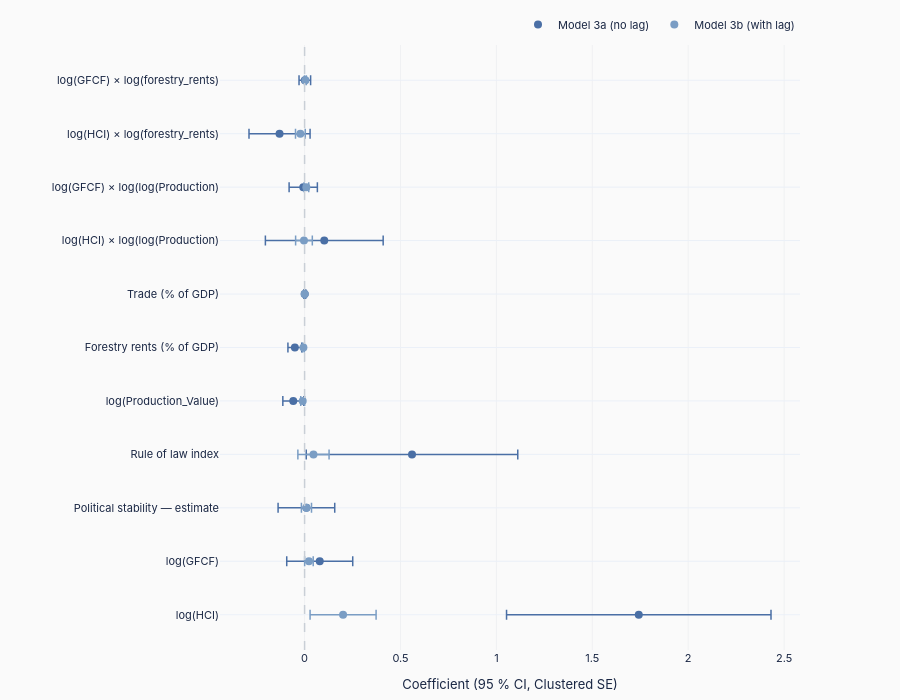

This figure's notebook cell:
### Markdown cell above
### 7a. Coefficient Comparison — Model 3a vs 3b

Horizontal dot-and-whisker plot comparing point estimates and 95 % confidence
intervals for the core variables across the two specifications. If a variable's
confidence interval crosses zero, its association with ECI is not statistically
significant at the 5 % level.

### Code cell
plot_vars = [v for v in reg3_input + INTERACT_VARS if v != 'const']

labels = [v.replace('log_', 'log(').replace('_x_', ') × log(') + (')' if 'log_' in v else '')
          for v in plot_vars]

models_to_plot = [
    (m3a,  PALETTE['blue'],      'Model 3a (no lag)'),
    (m3b,  PALETTE['light_blue'],'Model 3b (with lag)'),
]

fig = go.Figure()
for model, col, name in models_to_plot:
    coefs  = [model.params.get(v, np.nan)  for v in plot_vars]
    lowers = [model.params.get(v, np.nan) - 1.96 * model.bse.get(v, np.nan) for v in plot_vars]
    uppers = [model.params.get(v, np.nan) + 1.96 * model.bse.get(v, np.nan) for v in plot_vars]
    fig.add_trace(go.Scatter(
        y=labels, x=coefs,
        error_x=dict(
            type='data', symmetric=False,
            array=[u - c for c, u in zip(coefs, uppers)],
            arrayminus=[c - l for c, l in zip(coefs, lowers)],
            color=col, thickness=1.5, width=5,
        ),
        mode='markers',
        marker=dict(color=col, size=8, symbol='circle'),
        name=name,
    ))

fig.add_vline(x=0, line=dict(color=STYLE['zero_line_color'], width=1.5, dash='dash'))

fig.update_layout(**base_layout(
    height=STYLE['chart_height_tall'],
    margin=STYLE['margin_bar'],
    xaxis=dict(
        title=dict(text='Coefficient (95 % CI, Clustered SE)', font=dict(size=STYLE['axis_title_size'])),
        gridcolor=STYLE['grid_color'], gridwidth=STYLE['grid_width'],
        zeroline=False,
    ),
    yaxis=dict(tickfont=dict(size=STYLE['tick_size'])),
    legend=dict(font=dict(size=STYLE['legend_size']),
                orientation='h', yanchor='bottom', y=1.01, xanchor='right', x=1),
))

save_chart(fig, os.path.join(OUT, 'coef_comparison_3a_3b'), width=1100, height=700)

### Figure 1 — Plotly figure (JSON) as saved in the notebook; plotly's stock layout.template omitted (floating-point values rounded to 4 significant figures)
{"data": [{"error_x": {"array": [0.6893, 0.172, 0.1477, 0.5514, 0.05449, 0.03606, 0.004783, 0.307, 0.07366, 0.1592, 0.03021], "arrayminus": [0.6893, 0.172, 0.1477, 0.5514, 0.05449, 0.03606, 0.004783, 0.307, 0.07366, 0.1592, 0.03021], "color": "#4a6fa5", "symmetric": false, "thickness": 1.5, "type": "data", "width": 5}, "marker": {"color": "#4a6fa5", "size": 8, "symbol": "circle"}, "mode": "markers", "name": "Model 3a (no lag)", "type": "scatter", "x": [1.742, 0.07896, 0.009503, 0.56, -0.0589, -0.05076, 0.0008423, 0.1026, -0.007007, -0.1306, 0.00127], "y": ["log(HCI)", "log(GFCF)", "Political stability — estimate", "Rule of law index", "log(Production_Value)", "Forestry rents (% of GDP)", "Trade (% of GDP)", "log(HCI) × log(log(Production)", "log(GFCF) × log(log(Production)", "log(HCI) × log(forestry_rents)", "log(GFCF) × log(forestry_rents)"]}, {"error_x": {"array": [0.1721, 0.02234, 0.02627, 0.08132, 0.01024, 0.004752, 0.0007317, 0.04353, 0.01251, 0.02547, 0.00486], "arrayminus": [0.1721, 0.02234, 0.02627, 0.08132, 0.01024, 0.004752, 0.0007317, 0.04353, 0.01251, 0.02547, 0.00486], "color": "#7a9dc4", "symmetric": false, "thickness": 1.5, "type": "data", "width": 5}, "marker": {"color": "#7a9dc4", "size": 8, "symbol": "circle"}, "mode": "markers", "name": "Model 3b (with lag)", "type": "scatter", "x": [0.2007, 0.02263, 0.00979, 0.04633, -0.009825, -0.006097, 0.0001107, -0.003219, 0.009136, -0.0219, 0.004296], "y": ["log(HCI)", "log(GFCF)", "Political stability — estimate", "Rule of law index", "log(Production_Value)", "Forestry rents (% of GDP)", "Trade (% of GDP)", "log(HCI) × log(log(Production)", "log(GFCF) × log(log(Production)", "log(HCI) × log(forestry_rents)", "log(GFCF) × log(forestry_rents)"]}], "layout": {"font": {"color": "#1a2744", "family": "IBM Plex Sans, -apple-system, BlinkMacSystemFont, sans-serif", "size": 11}, "height": 700, "legend": {"font": {"size": 11}, "orientation": "h", "x": 1, "xanchor": "right", "y": 1.01, "yanchor": "bottom"}, "margin": {"b": 50, "l": 220, "r": 100, "t": 10}, "paper_bgcolor": "#fafafa", "plot_bgcolor": "#fafafa", "shapes": [{"line": {"color": "#c9cfd6", "dash": "dash", "width": 1.5}, "type": "line", "x0": 0, "x1": 0, "xref": "x", "y0": 0, "y1": 1, "yref": "y domain"}], "xaxis": {"gridcolor": "#e5e7eb", "gridwidth": 0.5, "title": {"font": {"size": 13}, "text": "Coefficient (95 % CI, Clustered SE)"}, "zeroline": false}, "yaxis": {"tickfont": {"size": 11}}}}
